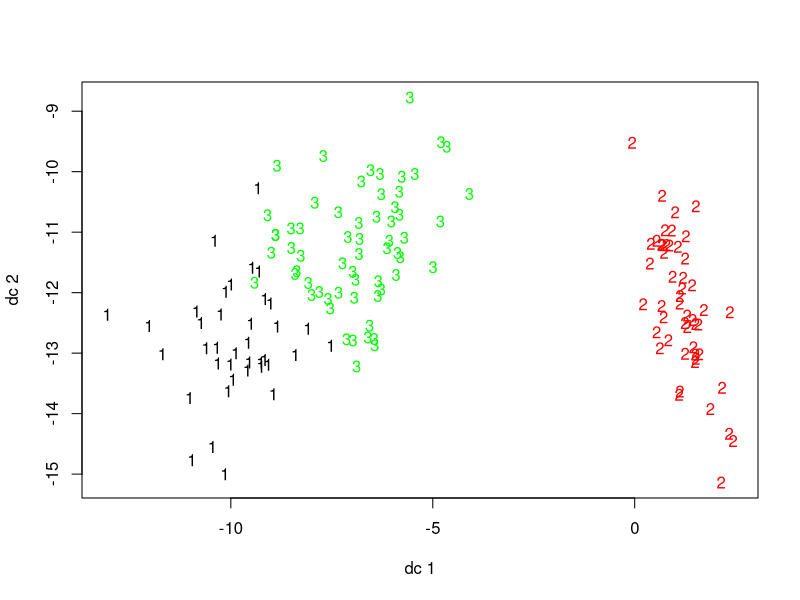
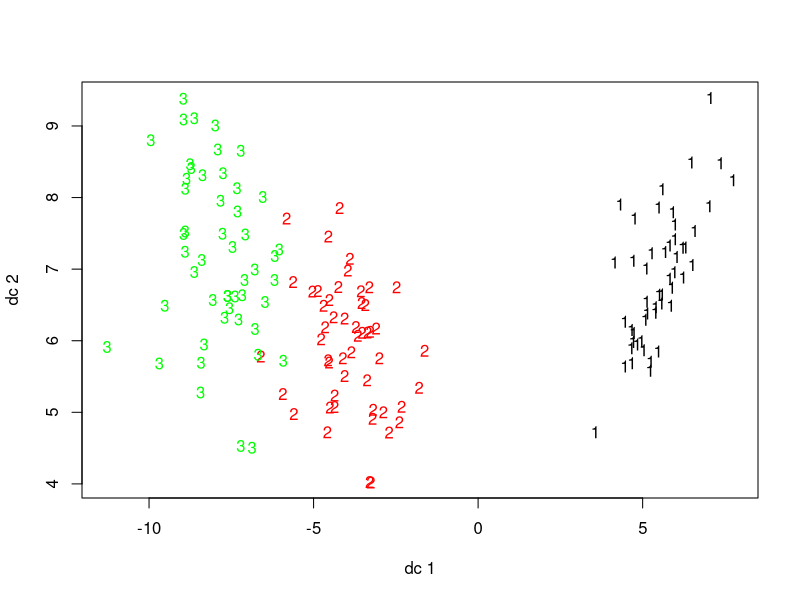
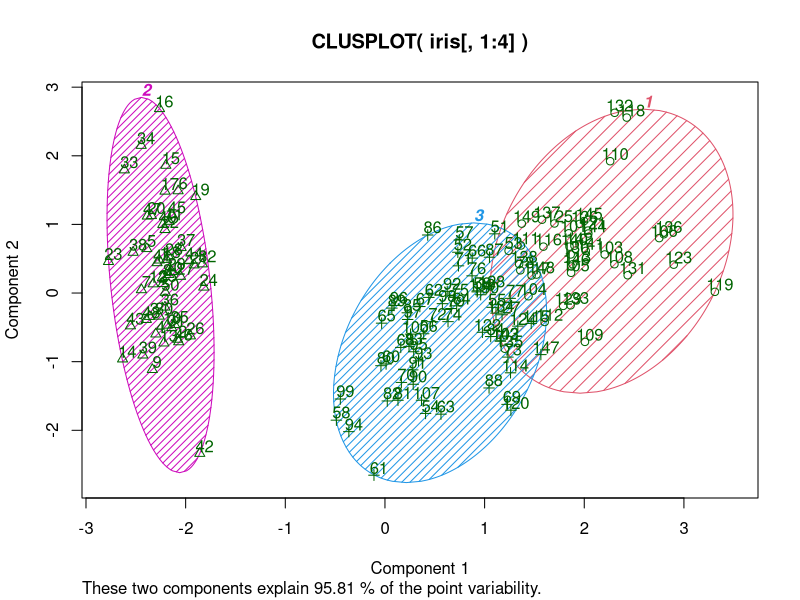
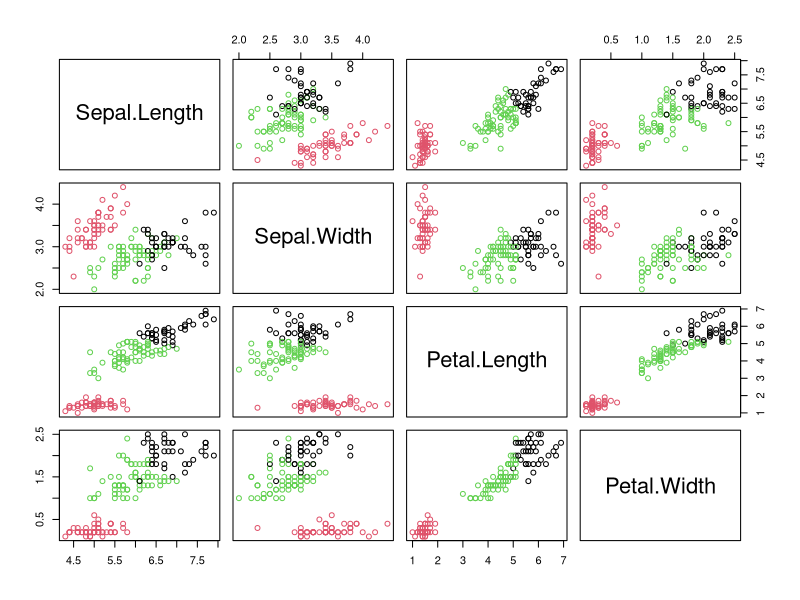
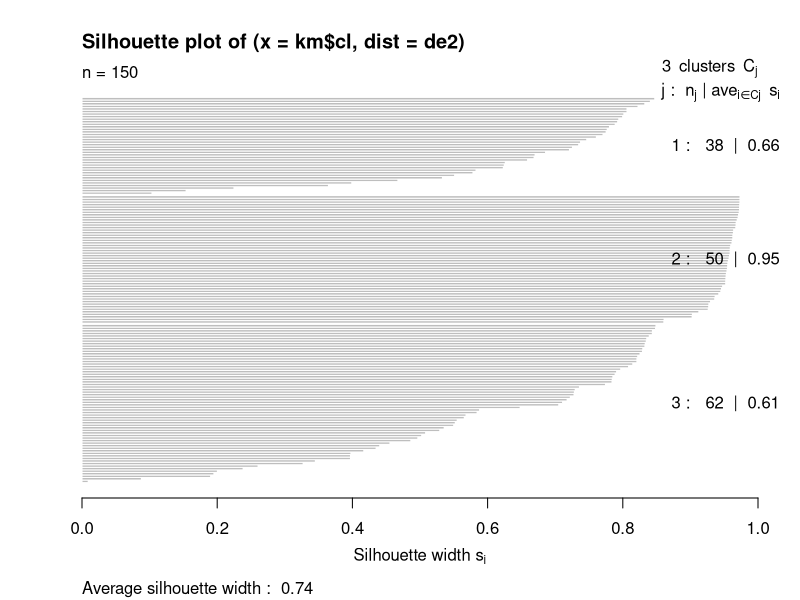

These figures' R source, in order: (Note: this script raises an error after producing the figures.)
# clustering and samples wrongly clustered
data(iris)
library(cluster)
library(robustbase)
library(fpc) # plotcluster function

set.seed(222)
km <- kmeans(iris[,1:4], centers = 3, iter.max = 300, nstart = 5)
km
iris_c <- cbind(iris, cluster= km$cluster)
table(iris$Species,  iris_c$cluster)
wrong <- subset(iris_c, subset = (Species == 'versicolor' & cluster != 3) )
wrong2 <- subset(iris_c, subset = (Species == 'virginica' & cluster != 1) )

#calculates the clutser centers
#aggregate(iris_c[1:4], by = list(cluster = km$cluster), FUN = mean)
aggregate(iris_c[1:4], by = list(km$cluster), FUN = mean)

plotcluster(iris[, 1:4], km$cluster)
plotcluster(iris[, 1:4], iris$Species)

clusplot(iris[,1:4], km$cluster, color = TRUE, shade = TRUE, labels = 2, lines = 0)
with(iris, pairs(iris[, 1:4], col=c(1:3)[km$cluster]))
#
disse <- daisy(iris[, 1:4])
de2 <- disse^2
sk2 <- silhouette(km$cl, de2)
plot(sk2)

#iris_setosa1 <- iris_c[ iris_c$Species == 'setosa' & iris_c$cluster == '2',]
iris_setosa1 <- iris_c[iris_c$cluster == '2',]
#iris_versicolor1 <- iris_c[ iris_c$Species == 'versicolor' & iris_c$cluster == '3',]
iris_versicolor1 <- iris_c[iris_c$cluster == '3',]
head(iris_setosa1)
# calculates within cluster si=umofsquares
ss <- function(x) sum(scale(x, center = TRUE, scale = FALSE)^2)
ss(iris_setosa1[, 1:4])
ss(iris_versicolor1[, 1:4])
#
(cl <- kmeans(iris[,1:4], 3, nstart = 25))
plot(x, col = cl$cluster)
points(cl$centers, col = 1:5, pch = 8)

misc <- function() {
dist(iris,method = "euclidean", diag = FALSE,upper= FALSE,  p = 2)
dist(iris[,3:4])
}

iris_pca <- function() {
  data(iris)
  iris_pca <- prcomp(iris[, 1:4])
  iris_pca2 <- iris_pca$x[,1:2]
  iris_pca2 <- as.data.frame(iris_pca2)
  
  vars <- apply(iris_pca$x, MARGIN = 2, var)
  props <- vars/sum(vars)
  cumsum(props)
  
  df <- cbind(iris_pca2, Species = iris$Species)
  ggplot(df, aes(x = PC1, y = PC2, color = Species)) + geom_point()
  ggplot(iris, aes(x = iris$Sepal.Length, y = iris$Sepal.Width, color = Species)) + geom_point()
  ggplot(iris, aes(x = iris$Petal.Length, y = iris$Petal.Width, color = Species)) + geom_point()

  
  
}
#############
iris_reorder <- function(x){
  #print('hello')
  if (x == 'setosa') { return(2)}
  if (x == 'virginica') { return(1)}
  if (x == 'versicolor') { return(3)}
}
train.indices <- createDataPartition(iris$Species, p = 0.7, list = FALSE)
iris.train <- iris[train.indices,]
iris.test <- iris[-train.indices, ]
set.seed(333)
km <- kmeans(iris.train[, 1:4], 3)
t3 <- sapply(iris.train[, 5], FUN = iris_reorder)
cm1 <- confusionMatrix(data = km$cluster, reference = t3)
cm1$table
closest.cluster <- function(x) {
  cluster.dist <- apply(km$centers, 1, function(y) sqrt(sum((x-y)^2)))
  return(which.min(cluster.dist)[1])
}
clusters2 <- apply(iris.test[, 1:4], 1, closest.cluster)
t4 <- sapply(iris.test[, 5], FUN = iris_reorder)
cm2 <- confusionMatrix(data = clusters2, reference = t4)
cm2$table
